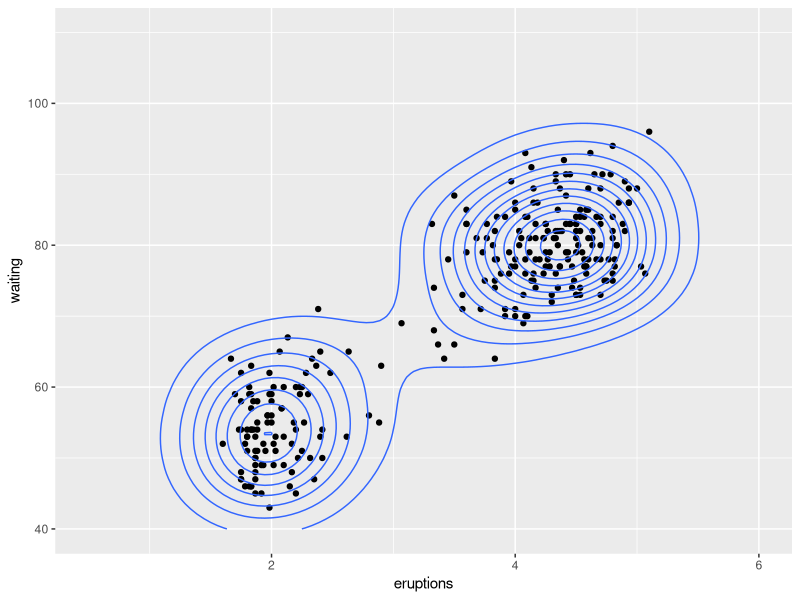

The R script that drew this image:
#!/usr/bin/env Rscript
# this script does what?
library(ggplot2)
library(Cairo)

CairoPNG("fname.png", 800, 800)
m <- ggplot(faithful, aes(x = eruptions, y = waiting)) +
 geom_point() +
  xlim(0.5, 6) +
   ylim(40, 110)
# contour lines
m + geom_density_2d()
dev.off()
